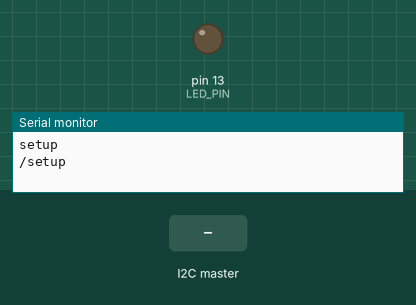
A sketch run on a simulated Arduino Uno, built with avr-gcc and run on an emulated ATmega328P. On the bench: output pins drawn as LEDs (lit = HIGH), the last lines printed to the serial monitor. The test bench sets the inputs (shaded band).

Above: at 1.3 s.
1.4 s: the I2C master sends the byte 1
At 1.8 s:
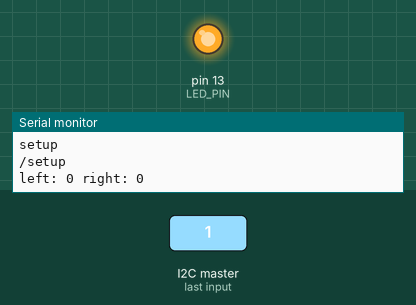
Timing chart, 0 to 4.4 s (numbered marks = the images above; inputs shaded):
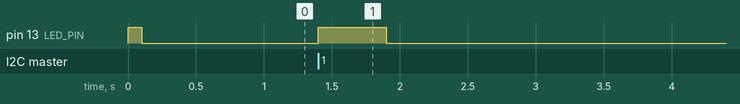

The sketch:

motorresponder.ino
```cpp
#include <Wire.h>
#define DEVICE_ADDRESS 0x15
#define BUFFER_LENGTH 32

#define LED_PIN 13

int buffer_length = 0;
boolean recvd;
char recv_buffer[BUFFER_LENGTH];
int left_speed = 0, right_speed = 0;
#define LEFT_COMMAND 'L'
#define RIGHT_COMMAND 'R'

void setup() {
  pinMode(LED_PIN, OUTPUT);
  digitalWrite(LED_PIN, HIGH);
  Serial.begin(9600);
  Serial.println("setup");
  Wire.begin(DEVICE_ADDRESS);
  Wire.onRequest(requestEvent);
  Wire.onReceive(receiveEvent);
  recvd = false;
  delay(100);
  digitalWrite(LED_PIN, LOW);
  Serial.println("/setup");
}

void receiveEvent(int msgLength)
{
  char command = ' ';
  if (msgLength) {
    command = (char)Wire.read();
  }

  if (command == LEFT_COMMAND) {
    left_speed = Wire.available()?Wire.read():0;
    left_speed += (Wire.available()?Wire.read():0) * 256;
  } else if (command == RIGHT_COMMAND) {
    right_speed = Wire.available()?Wire.read():0;
    right_speed += (Wire.available()?Wire.read():0) * 256;
  }
  while (Wire.available()) {
    Wire.read();
  }
  recvd = true;
}

void requestEvent()
{
  Wire.write(right_speed  & 0xFF);
  Wire.write((right_speed >> 8) & 0xFF);
  Wire.write(left_speed  & 0xFF);
  Wire.write((left_speed >> 8) & 0xFF);
}

void loop() {
  if (recvd) {
    digitalWrite(LED_PIN, HIGH);
    Serial.print("left: ");
    Serial.print(left_speed);
    Serial.print(" right: ");
    Serial.println(right_speed);
    recvd = false;
    delay(500);
    digitalWrite(LED_PIN, LOW);
  }
}
```

Measured:
- after the input at 1.4 s, pin 13 (LED_PIN): LOW → HIGH at once, → LOW 0.50 s later
